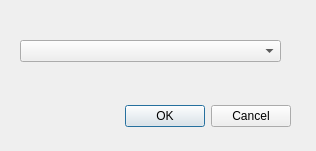
<?xml version="1.0" encoding="UTF-8"?>
<ui version="4.0">
 <class>OpeningDialog</class>
 <widget class="QDialog" name="OpeningDialog">
  <property name="geometry">
   <rect>
    <x>0</x>
    <y>0</y>
    <width>316</width>
    <height>151</height>
   </rect>
  </property>
  <property name="windowTitle">
   <string>Dialog</string>
  </property>
  <widget class="QDialogButtonBox" name="buttonBox">
   <property name="geometry">
    <rect>
     <x>-50</x>
     <y>100</y>
     <width>341</width>
     <height>32</height>
    </rect>
   </property>
   <property name="orientation">
    <enum>Qt::Horizontal</enum>
   </property>
   <property name="standardButtons">
    <set>QDialogButtonBox::Cancel|QDialogButtonBox::Ok</set>
   </property>
  </widget>
  <widget class="QComboBox" name="comboBox">
   <property name="geometry">
    <rect>
     <x>20</x>
     <y>40</y>
     <width>261</width>
     <height>22</height>
    </rect>
   </property>
  </widget>
 </widget>
 <resources/>
 <connections>
  <connection>
   <sender>buttonBox</sender>
   <signal>accepted()</signal>
   <receiver>OpeningDialog</receiver>
   <slot>accept()</slot>
   <hints>
    <hint type="sourcelabel">
     <x>248</x>
     <y>254</y>
    </hint>
    <hint type="destinationlabel">
     <x>157</x>
     <y>274</y>
    </hint>
   </hints>
  </connection>
  <connection>
   <sender>buttonBox</sender>
   <signal>rejected()</signal>
   <receiver>OpeningDialog</receiver>
   <slot>reject()</slot>
   <hints>
    <hint type="sourcelabel">
     <x>316</x>
     <y>260</y>
    </hint>
    <hint type="destinationlabel">
     <x>286</x>
     <y>274</y>
    </hint>
   </hints>
  </connection>
 </connections>
</ui>
